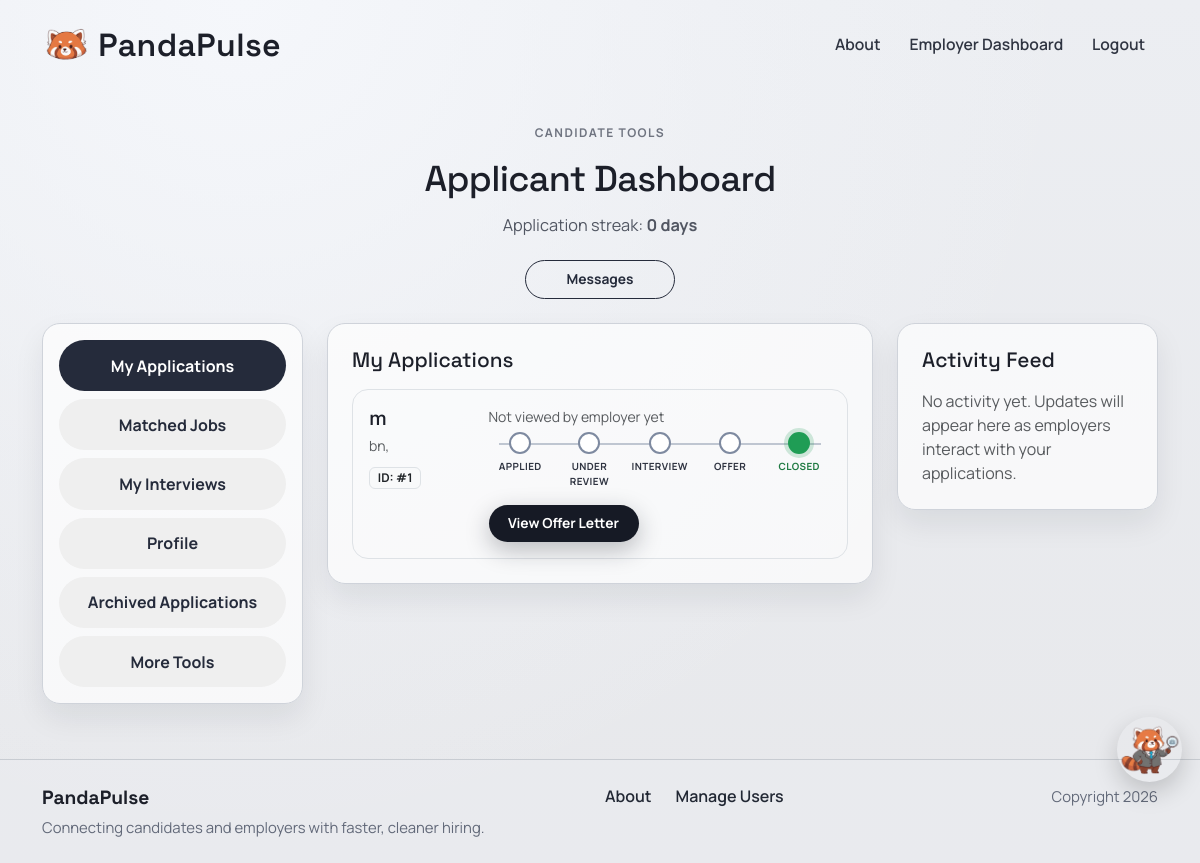
Page /apply/status/ (signed in) on the committed database.
### apply/models.py (models this page shows, shortened)
class Application(models.Model):
    STATUS_CHOICES = [
        ("applied", "Applied"),
        ("review", "Under Review"),
        ("interview", "Interview"),
        ("offer", "Offer"),
        ("rejected", "Rejected"),
        ("closed", "Closed"),
    ]
    user = models.ForeignKey(User, on_delete=models.CASCADE)
    job = models.ForeignKey(JobPost, on_delete=models.CASCADE, related_name="applications")
    note = models.TextField(blank=True)
    resume_file = models.FileField(upload_to="resumes/", blank=True, null=True)
    resume_type = models.CharField(
        max_length=20,
        choices=[("profile", "Profile Resume"), ("uploaded", "Uploaded Resume")]
    )
    applied_at = models.DateTimeField(auto_now_add=True)
    status = models.CharField(max_length=20, choices=STATUS_CHOICES, default="applied")
    employer_viewed = models.BooleanField(default=False)
    employer_viewed_at = models.DateTimeField(blank=True, null=True)
    responded_at = models.DateTimeField(blank=True, null=True)
    auto_rejected_for_timeout = models.BooleanField(default=False)
    rejected_at = models.DateTimeField(blank=True, null=True)
    archived_by_applicant = models.BooleanField(default=False)
    archived_by_employer = models.BooleanField(default=False)
    class Meta:
        unique_together = ("user", "job")

### jobposts/models.py (models this page shows, shortened)
class JobPost(models.Model):
    COMPANY_SIZE_CHOICES = [
        ("small", "Small (1-50)"),
        ("mid_size", "Mid-size (51-500)"),
        ("large", "Large (501-5,000)"),
        ("fortune_500", "Fortune 500"),
        ("startup", "Startup"),
        ("enterprise", "Enterprise"),
        ("other", "Other"),
    ]
    owner = models.ForeignKey(
        settings.AUTH_USER_MODEL,
        on_delete=models.CASCADE,
        related_name='job_posts',
        null=True,
        blank=True,
    )
    title = models.CharField(max_length=200)
    company = models.CharField(max_length=150)
    location = models.CharField(max_length=150)
    pay_range = models.CharField(max_length=100)
    skills = models.CharField(max_length=300, blank=True)
    salary_min = models.IntegerField(null=True, blank=True)
    salary_max = models.IntegerField(null=True, blank=True)
    WORK_SETTING_CHOICES = [
        ("remote", "Remote"),
        ("onsite", "On-site"),
        ("hybrid", "Hybrid"),
    ]
    work_setting = models.CharField(max_length=20, choices=WORK_SETTING_CHOICES, default="onsite")
    company_size = models.CharField(max_length=20, choices=COMPANY_SIZE_CHOICES, default="other")
    visa_sponsorship = models.BooleanField(default=False)
    description = models.TextField()
    created_at = models.DateTimeField(auto_now_add=True)

### apply/views.py (the view, shortened to what this page needs)
# urls.py: path('status/', views.application_status, name='application_status'),
@login_required
def application_status(request):
    enforce_employer_response_deadline()
    auto_archive_old_rejections()
    sync_applicant_job_matches(request.user)
    active_applications = Application.objects.filter(
        user=request.user,
        archived_by_applicant=False,
    ).select_related("job")
    archived_applications = Application.objects.filter(
        user=request.user,
        archived_by_applicant=True,
    ).select_related("job")
    all_applications = Application.objects.filter(user=request.user).select_related("job")
    activity_events = []
    for application in all_applications:
        role_label = f"{application.job.title} at {application.job.company}"
        if application.status != "applied":
            status_time = application.rejected_at if application.status == "rejected" else application.responded_at
    activity_events.sort(key=lambda item: item["timestamp"], reverse=True)
    activity_events = activity_events[:30]
    matched_jobs = (
        ApplicantJobMatch.objects.filter(applicant=request.user)
        .select_related("job")
        .order_by("-score", "-updated_at")
    )
    return render(
        request,
        "apply/status.html",
        {
            "applications": active_applications,
            "archived_applications": archived_applications,
            "matched_jobs": matched_jobs,
            "activity_events": activity_events,
            "application_streak": calculate_application_streak(request.user),
        },
    )

### apply/templates/apply/status.html (shortened to what this page needs)
{% extends "base.html" %}
{% block content %}
<section class="page-shell">
  <div class="container">
    <div class="page-intro text-center">
      <p class="page-kicker">Candidate tools</p>
      <h1 class="page-title page-title-sm">Applicant Dashboard</h1>
      <p class="page-copy mb-0">Application streak: <strong>{{ application_streak|default:'0' }} day{% if application_streak != 1 %}s{% endif %}</strong></p>
    </div>
    <div class="form-actions justify-content-center mb-4">
      <a href="{% url 'messaging:inbox' %}" class="secondary-btn btn-compact">Messages</a>
    </div>
    <div class="row g-4 align-items-start">
      <div class="col-lg-3">
        <div class="surface-card applicant-nav-card p-3">
          <div class="nav flex-column nav-pills gap-2" id="applicant-dashboard-nav" role="tablist" aria-orientation="vertical">
            <button class="secondary-btn border-0 text-start active" id="tab-applications-btn" data-bs-toggle="pill" data-bs-target="#tab-applications" type="button" role="tab" aria-controls="tab-applications" aria-selected="true">
              My Applications
            </button>
            <button class="secondary-btn border-0 text-start" id="tab-matched-jobs-btn" data-bs-toggle="pill" data-bs-target="#tab-matched-jobs" type="button" role="tab" aria-controls="tab-matched-jobs" aria-selected="false">
              Matched Jobs
            </button>
            <button class="secondary-btn border-0 text-start" id="tab-interviews-btn" data-bs-toggle="pill" data-bs-target="#tab-interviews" type="button" role="tab" aria-controls="tab-interviews" aria-selected="false">
              My Interviews
            </button>
            <button class="secondary-btn border-0 text-start" id="tab-profile-btn" data-bs-toggle="pill" data-bs-target="#tab-profile" type="button" role="tab" aria-controls="tab-profile" aria-selected="false">
              Profile
            </button>
            <button class="secondary-btn border-0 text-start" id="tab-archived-btn" data-bs-toggle="pill" data-bs-target="#tab-archived" type="button" role="tab" aria-controls="tab-archived" aria-selected="false">
              Archived Applications
            </button>
            <button class="secondary-btn border-0 text-start" id="tab-tools-btn" data-bs-toggle="pill" data-bs-target="#tab-tools" type="button" role="tab" aria-controls="tab-tools" aria-selected="false">
              More Tools
            </button>
          </div>
        </div>
      </div>
      <div class="col-lg-6">
        <div class="tab-content vstack gap-4" id="applicant-dashboard-content">
          <div class="tab-pane fade show active" id="tab-applications" role="tabpanel" aria-labelledby="tab-applications-btn" tabindex="0">
            <div class="surface-card mb-4">
              <h3 class="surface-title mb-3">My Applications</h3>
              <div class="row g-4">
                {% for application in applications %}
                <div class="col-12">
                  <div class="border rounded-4 p-3">
                    <div class="row align-items-start g-3">
                      <div class="col-lg-3">
                        <h5 class="surface-title mb-1">{{ application.job.title }}</h5>
                        <p class="text-muted mb-0 small">{{ application.job.company }}</p>
                        <div class="mt-2">
                          <span class="badge bg-light text-dark border">ID: #{{ application.id }}</span>
                        </div>
                      </div>
                      <div class="col-lg-9">
                        <p class="small mb-1 {% if application.employer_viewed %}text-success{% else %}text-muted{% endif %}">
                          {% if application.employer_viewed %}
                            Viewed by employer{% if application.employer_viewed_at %} on {{ application.employer_viewed_at|date:"M j, Y g:i A" }}{% endif %}
                          {% else %}
                            Not viewed by employer yet
                          {% endif %}
                        </p>
                        {% if application.status == 'rejected' %}
                        <div class="alert alert-danger rounded-4 mb-0">
                          <strong>Update on your application.</strong>
                          {% if application.auto_rejected_for_timeout %}
                            This application was automatically closed because the employer did not respond within 30 days.
                          {% else %}
                            We moved forward with other candidates at {{ application.job.company }}.
                          {% endif %}
                          <div class="small mt-2">
                            This application will auto-archive on {{ application.auto_archive_on|date:"M j, Y" }}.
                          </div>
                          <form method="post" action="{% url 'apply:archive_application' application.id %}" class="mt-2">
                            {% csrf_token %}
                            <button type="submit" class="secondary-btn btn-compact border-0">Archive now</button>
                          </form>
                        </div>
                        {% else %}
                        <div class="stepper-wrapper">
                          {% with "applied review interview offer closed" as status_order %}
                            {% for key, label in application.STATUS_CHOICES %}
                              {% if key != 'rejected' %}
                              <div class="stepper-item {% if key == application.status %}active{% elif key in status_order and application.status in status_order %}{% if application.status == 'review' and key == 'applied' %}completed{% elif application.status == 'interview' and key == 'applied' or application.status == 'interview' and key == 'review' %}completed{% elif application.status == 'offer' and key != 'offer' and key != 'closed' %}completed{% elif application.status == 'closed' %}completed{% else %}pending{% endif %}{% else %}pending{% endif %}">
                                <div class="step-counter"></div>
                                <div class="step-name">{{ label }}</div>
                              </div>
                              {% endif %}
                            {% endfor %}
                          {% endwith %}
                        </div>
                        {% if application.status == 'offer' or application.status == 'closed' %}
                        <div class="form-actions mt-3">
                          <a class="primary-btn btn-compact" href="{% url 'apply:offer_letter' application.id %}">View Offer Letter</a>
                        </div>
                        {% endif %}
                        {% endif %}
                      </div>
                    </div>
                  </div>
                </div>
                {% empty %}
                <div class="col-12 text-center py-5">
                  <p class="text-muted mb-0">No active applications found.</p>
                </div>
                {% endfor %}
              </div>
            </div>
          </div>
        </div>
      </div>
      <div class="col-lg-3">
        <div class="surface-card">
          <h3 class="surface-title mb-3">Activity Feed</h3>
          <div class="vstack gap-3">
            {% for event in activity_events %}
              <div class="border rounded-4 p-3">
                <div class="d-flex justify-content-between align-items-start gap-2">
                  <span class="badge bg-dark-subtle text-dark">{{ event.event_type }}</span>
                  <span class="small text-muted">{{ event.timestamp|date:"M j, Y g:i A" }}</span>
                </div>
                <p class="small mb-0 mt-2">{{ event.detail }}</p>
              </div>
            {% empty %}
              <p class="text-muted mb-0">No activity yet. Updates will appear here as employers interact with your applications.</p>
            {% endfor %}
          </div>
        </div>
      </div>
    </div>
  </div>
</section>
{% endblock %}

### rows in the picture
Application: job "m", job.company "bn,", id "1", employer_viewed "Not viewed by employer yet", status "closed" (drawn), STATUS_CHOICES "APPLIED" "UNDER REVIEW" "INTERVIEW" "OFFER" "CLOSED"

### other values in the picture
{{ application_streak|default:'0' }} "0"
